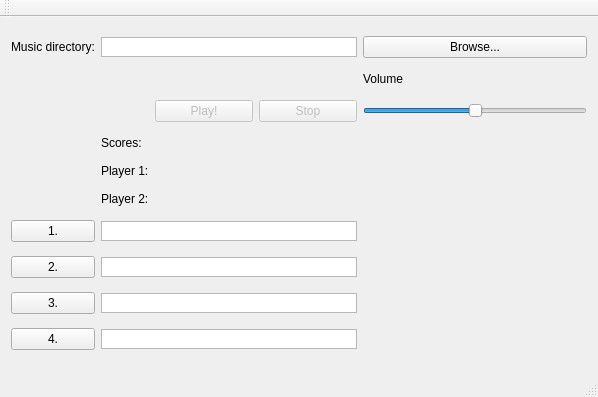
<?xml version="1.0" encoding="UTF-8"?>
<ui version="4.0">
 <class>MainWindow</class>
 <widget class="QMainWindow" name="MainWindow">
  <property name="geometry">
   <rect>
    <x>0</x>
    <y>0</y>
    <width>598</width>
    <height>397</height>
   </rect>
  </property>
  <property name="windowTitle">
   <string>MainWindow</string>
  </property>
  <widget class="QWidget" name="centralWidget">
   <layout class="QGridLayout" name="gridLayout">
    <item row="2" column="5">
     <widget class="QSlider" name="volumeSlider">
      <property name="minimum">
       <number>0</number>
      </property>
      <property name="maximum">
       <number>100</number>
      </property>
      <property name="value">
       <number>50</number>
      </property>
      <property name="orientation">
       <enum>Qt::Horizontal</enum>
      </property>
     </widget>
    </item>
    <item row="4" column="3">
     <widget class="QLabel" name="labelScore1">
      <property name="text">
       <string/>
      </property>
     </widget>
    </item>
    <item row="2" column="3">
     <widget class="QPushButton" name="playButton">
      <property name="enabled">
       <bool>false</bool>
      </property>
      <property name="text">
       <string>Play!</string>
      </property>
     </widget>
    </item>
    <item row="8" column="2" colspan="3">
     <widget class="QTextBrowser" name="answerWidget3">
      <property name="maximumSize">
       <size>
        <width>16777215</width>
        <height>20</height>
       </size>
      </property>
      <property name="verticalScrollBarPolicy">
       <enum>Qt::ScrollBarAlwaysOff</enum>
      </property>
     </widget>
    </item>
    <item row="9" column="2" colspan="3">
     <widget class="QTextBrowser" name="answerWidget4">
      <property name="maximumSize">
       <size>
        <width>16777215</width>
        <height>20</height>
       </size>
      </property>
      <property name="verticalScrollBarPolicy">
       <enum>Qt::ScrollBarAlwaysOff</enum>
      </property>
     </widget>
    </item>
    <item row="7" column="2" colspan="3">
     <widget class="QTextBrowser" name="answerWidget2">
      <property name="maximumSize">
       <size>
        <width>16777215</width>
        <height>20</height>
       </size>
      </property>
      <property name="verticalScrollBarPolicy">
       <enum>Qt::ScrollBarAlwaysOff</enum>
      </property>
     </widget>
    </item>
    <item row="5" column="2">
     <widget class="QLabel" name="label_3">
      <property name="sizePolicy">
       <sizepolicy hsizetype="Fixed" vsizetype="Fixed">
        <horstretch>0</horstretch>
        <verstretch>0</verstretch>
       </sizepolicy>
      </property>
      <property name="text">
       <string>Player 2:</string>
      </property>
     </widget>
    </item>
    <item row="8" column="0">
     <widget class="QPushButton" name="pushButton_4">
      <property name="text">
       <string>3.</string>
      </property>
     </widget>
    </item>
    <item row="6" column="0">
     <widget class="QPushButton" name="pushButton_2">
      <property name="text">
       <string>1.</string>
      </property>
     </widget>
    </item>
    <item row="7" column="0">
     <widget class="QPushButton" name="pushButton_3">
      <property name="text">
       <string>2.</string>
      </property>
     </widget>
    </item>
    <item row="2" column="4">
     <widget class="QPushButton" name="stopButton">
      <property name="enabled">
       <bool>false</bool>
      </property>
      <property name="text">
       <string>Stop</string>
      </property>
     </widget>
    </item>
    <item row="9" column="0">
     <widget class="QPushButton" name="pushButton_5">
      <property name="text">
       <string>4.</string>
      </property>
     </widget>
    </item>
    <item row="5" column="3">
     <widget class="QLabel" name="labelScore2">
      <property name="text">
       <string/>
      </property>
     </widget>
    </item>
    <item row="4" column="2">
     <widget class="QLabel" name="label_4">
      <property name="sizePolicy">
       <sizepolicy hsizetype="Fixed" vsizetype="Fixed">
        <horstretch>0</horstretch>
        <verstretch>0</verstretch>
       </sizepolicy>
      </property>
      <property name="text">
       <string>Player 1:</string>
      </property>
     </widget>
    </item>
    <item row="0" column="2" colspan="3">
     <widget class="QTextBrowser" name="musicDirectoryWidget">
      <property name="sizePolicy">
       <sizepolicy hsizetype="Expanding" vsizetype="Maximum">
        <horstretch>0</horstretch>
        <verstretch>0</verstretch>
       </sizepolicy>
      </property>
      <property name="maximumSize">
       <size>
        <width>16777215</width>
        <height>20</height>
       </size>
      </property>
      <property name="verticalScrollBarPolicy">
       <enum>Qt::ScrollBarAlwaysOff</enum>
      </property>
     </widget>
    </item>
    <item row="0" column="0">
     <widget class="QLabel" name="label">
      <property name="text">
       <string>Music directory:</string>
      </property>
     </widget>
    </item>
    <item row="3" column="2">
     <widget class="QLabel" name="label_2">
      <property name="sizePolicy">
       <sizepolicy hsizetype="Fixed" vsizetype="Fixed">
        <horstretch>0</horstretch>
        <verstretch>0</verstretch>
       </sizepolicy>
      </property>
      <property name="text">
       <string>Scores: </string>
      </property>
     </widget>
    </item>
    <item row="0" column="5">
     <widget class="QPushButton" name="browseButton">
      <property name="text">
       <string>Browse...</string>
      </property>
     </widget>
    </item>
    <item row="6" column="2" colspan="3">
     <widget class="QTextBrowser" name="answerWidget1">
      <property name="maximumSize">
       <size>
        <width>16777215</width>
        <height>20</height>
       </size>
      </property>
      <property name="verticalScrollBarPolicy">
       <enum>Qt::ScrollBarAlwaysOff</enum>
      </property>
     </widget>
    </item>
    <item row="1" column="5">
     <widget class="QLabel" name="label_5">
      <property name="sizePolicy">
       <sizepolicy hsizetype="Fixed" vsizetype="Fixed">
        <horstretch>0</horstretch>
        <verstretch>0</verstretch>
       </sizepolicy>
      </property>
      <property name="text">
       <string>Volume</string>
      </property>
     </widget>
    </item>
   </layout>
  </widget>
  <widget class="QMenuBar" name="menuBar">
   <property name="geometry">
    <rect>
     <x>0</x>
     <y>0</y>
     <width>598</width>
     <height>21</height>
    </rect>
   </property>
  </widget>
  <widget class="QToolBar" name="mainToolBar">
   <attribute name="toolBarArea">
    <enum>TopToolBarArea</enum>
   </attribute>
   <attribute name="toolBarBreak">
    <bool>false</bool>
   </attribute>
  </widget>
  <widget class="QStatusBar" name="statusBar"/>
 </widget>
 <layoutdefault spacing="6" margin="11"/>
 <resources/>
 <connections/>
</ui>
